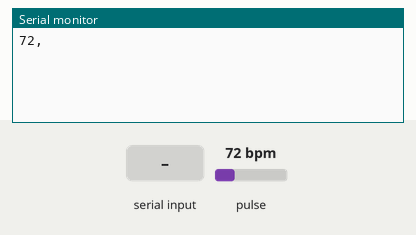
A sketch run on a simulated Arduino Uno, built with avr-gcc and run on an emulated ATmega328P. On the bench: the last lines printed to the serial monitor. Inputs (shaded band) come from the test bench; at power-on: pulse 72 bpm. No radio packets arrive unless stated.

Above: at 1.2 s.
1.3 s: "90,45\n" received over the second serial link
At 4.2 s:
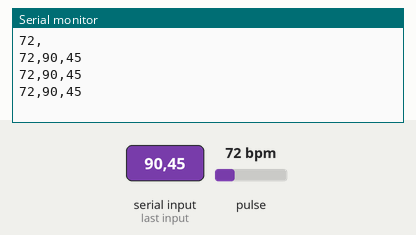
4.3 s: pulse set to 42 bpm
At 5.7 s:
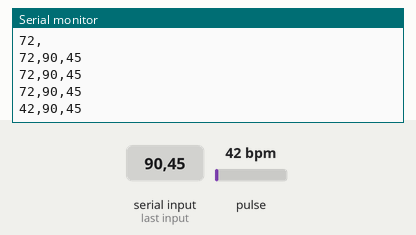
5.8 s: "30,150\n" received over the second serial link
At 7.2 s:
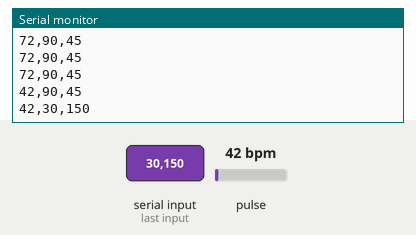
7.3 s: pulse set to 70 bpm
At 8.5 s:
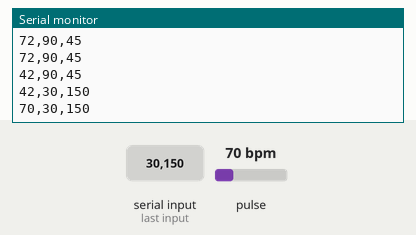
Timing chart, 0 to 9.8 s (numbered marks = the images above; inputs shaded):
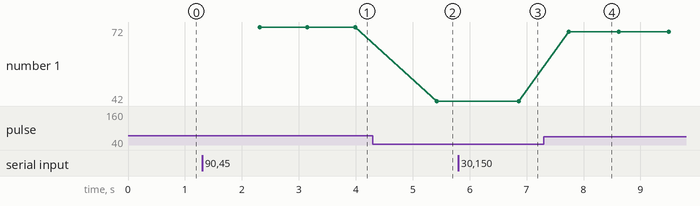

The sketch:

heartdog_data.ino
```cpp
#define USE_ARDUINO_INTERRUPTS true    // Set-up low-level interrupts for most acurate BPM math.
#include <PulseSensorPlayground.h>     // Includes the PulseSensorPlayground Library.
#include <SoftwareSerial.h>
#include <SPI.h>
#include <RF24.h>


//  Variables
//RF24 object with two pins defined with arguments. CE: 9, CSN: 10
RF24 radio(9, 10);
SoftwareSerial BTSerial(6,5);
PulseSensorPlayground pulseSensor;  // Creates an instance of the PulseSensorPlayground object called "pulseSensor"

const int heartSensor = 0;       // PulseSensor PURPLE WIRE connected to ANALOG PIN 0
long long address = 0x1234ABCDEFLL;
int Threshold = 550;           // Determine which Signal to "count as a beat" and which to ignore.
                               // Use the "Gettting Started Project" to fine-tune Threshold Value beyond default setting.
                               // Otherwise leave the default "550" value.
//char udsn[2] = {0};//USN, DSN저장 위한 케릭터배열 변수
String udsn="";
String msg = "";
struct msgdat{
  char msg[16];

}msgdata;
void setup() {

  Serial.begin(9600);          // For Serial Monitor
  BTSerial.begin(9600);
  radio.begin();

  radio.openWritingPipe(address);
    //RF24_PA_MIN, RF24_PA_LOW, RF24_PA_HIGH and RF24_PA_MAX
    //NRF24L01: -18dBm, -12dBm,-6dBM, and 0dBm
  radio.setPALevel(RF24_PA_LOW);
  radio.stopListening();


  // Configure the PulseSensor object, by assigning our variables to it.
  pulseSensor.analogInput(heartSensor);
  pulseSensor.setThreshold(Threshold);
  pulseSensor.begin();
  // Double-check the "pulseSensor" object was created and "began" seeing a signal.
//   if (pulseSensor.begin()) {
//    Serial.println("We created a pulseSensor Object !");  //This prints one time at Arduino power-up,  or on Arduino reset.
//  }
}


void loop() {

  int myBPM = pulseSensor.getBeatsPerMinute();  // Calls function on our pulseSensor object that returns BPM as an "int".
                                               // "myBPM" hold this BPM value now.
  if(BTSerial.available()){
//    BTSerial.readBytes(udsn, sizeof(udsn));
   udsn = BTSerial.readString();
  }
//  msgdata.msg = String(myBPM) + ",";

  sprintf(msgdata.msg, "%d,%d", myBPM,atoi(udsn.c_str()));
  msg = String(myBPM) + "," + udsn;

  if (pulseSensor.sawStartOfBeat()) {            // Constantly test to see if "a beat happened".
    BTSerial.print(msg);                        // Print the value inside of myBPM.
    radio.write(&msgdata, sizeof(msgdata));
    Serial.println(msg);
  }
  delay(20);                    // considered best practice in a simple sketch.

}
```

Measured:
- after the input at 1.3 s, the serial monitor: prints a new line after 1.0 s (image 1)
- after the input at 4.3 s, the serial monitor: prints a new line after 1.1 s (image 2)
- after the input at 5.8 s, the serial monitor: prints a new line after 1.1 s (image 3)
- after the input at 7.3 s, the serial monitor: prints a new line after 0.44 s (image 4)
- plotted number 1: 72 → 42 after the input at 4.3 s, 42 → 70 after the input at 7.3 s
